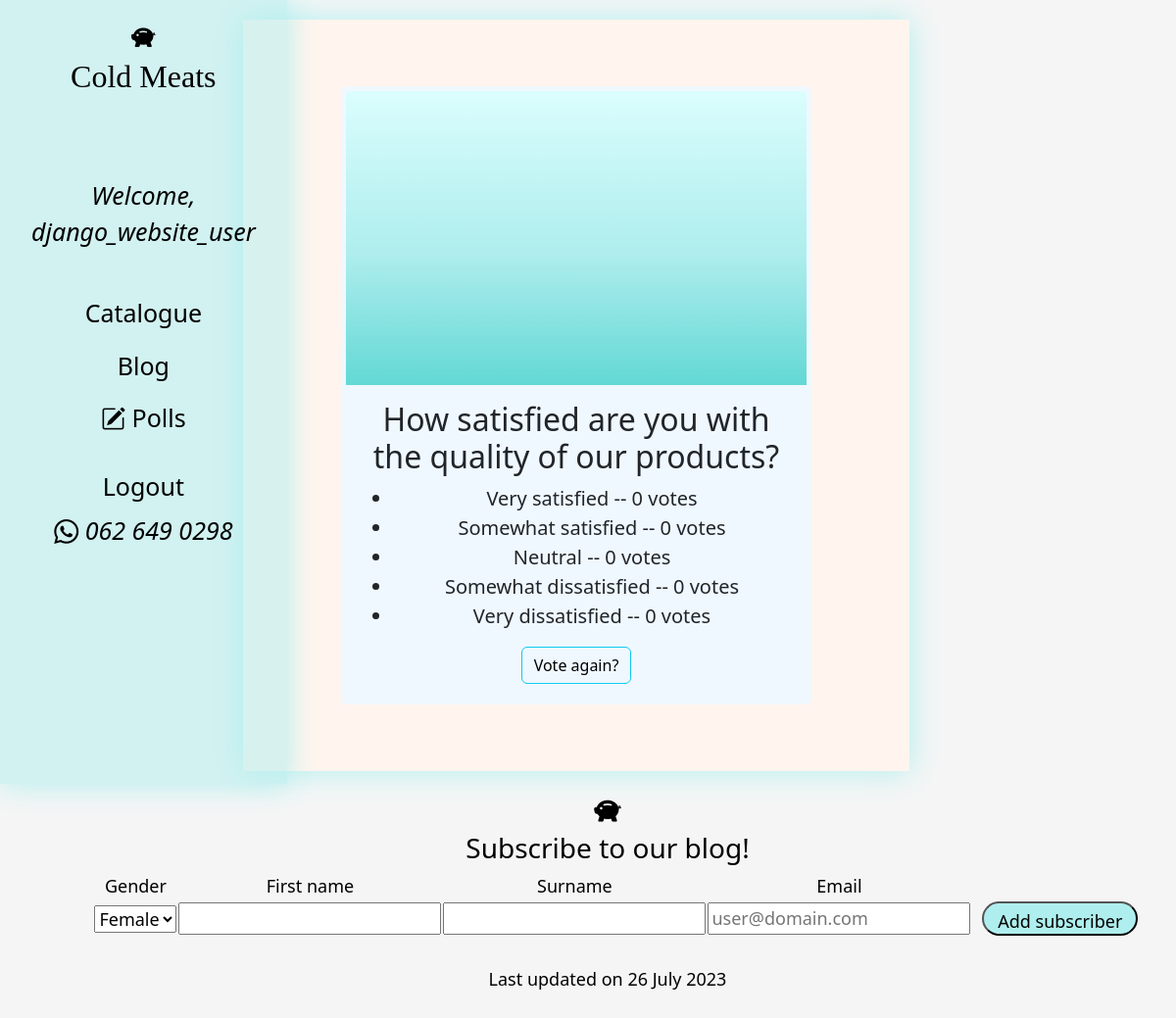
Screenshot of /polls/2/results/ (signed in) with the database file from the repository.
### polls/models.py (models this page shows, shortened)
class Question(models.Model):
    question_text = models.CharField(max_length=200)
    pub_date = models.DateTimeField('date published')

class Choice(models.Model):
    question = models.ForeignKey(Question, on_delete=models.CASCADE)
    choice_text = models.CharField(max_length=200)
    votes = models.IntegerField(default=0)

### polls/views.py (the view)
# urls.py: path('<int:question_id>/results/', views.results, name='results'),
@login_required(login_url='user_auth:login')
def results(request, question_id):
    question = get_object_or_404(Question, pk=question_id)
    return render(request, 'polls/results.html', {'question': question})

### polls/templates/polls/results.html (shortened to what this page needs)
{% extends "cold meats.html" %}
{% load static %}
		{% block content %}
		<section>
			<div class="container-fluid text-center">
				<div class="row my-5 align-items-center justify-content-center">
					<div class = "col d-flex justify-content-center">
						<div class="card" >
							<img src= "{% static 'assets/card_img.png' %}" alt="Poll" class="card-img-top">
							<div class="card-body">
								<h2 class="card-title"> {{ question.question_text }} </h2>
								<ul>
									{% for choice in question.choice_set.all %}
									<li>
										{{ choice.choice_text }} -- {{ choice.votes}}
										vote{{choice.votes|pluralize}}
									</li>
									{% endfor %}
								</ul>
								<button class="btn btn-outline-info mx-auto " id="no-underline"><a href="{% url 'polls:detail' question.id %}" style="text-decoration: none; color: black;">
								Vote again?
								</a></button>
							</div>
						</div>
					</div>
				</div>
			</div>
		</section>
		{% endblock %}

### catalogue/templates/cold meats.html (shortened to what this page needs)
{% load static %}
<!DOCTYPE html>
<html lang = "en">
<head>
	<link href="https://cdn.jsdelivr.net/npm/bootstrap@5.3.0-alpha3/dist/css/bootstrap.min.css" rel="stylesheet"
>
	<link rel="stylesheet" href="https://cdn.jsdelivr.net/npm/bootstrap-icons@1.10.5/font/bootstrap-icons.css">
	<link href="{% static 'CSS/StyleSheet_cold_meats.css' %}" rel = "stylesheet" type = "text/css">
</head>
	<body style="background-color: #F5F5F5; box-shadow: 0 0 5px #FFF5EE;">
		<div class="container">
			<div class = "row">
				<div class = "col-md-4">
					<nav class="nav flex-column"
						style="font-size: 25px;
						background-color: #AFEEEE80;
						border:#AFEEEE;
						padding: 20px;
						box-shadow: 0 0 30px #AFEEEE; ">
						<div class="container-fluid">
							<b class=" bi bi-piggy-bank-fill">
								<a class="navbar-brand" aria-current="page" id="cold_meats" href="{% url 'catalogue:index' %}">
									<h2>Cold Meats</h2>
								</a>
							</b>
							<br><br>
							<i>
								<span class="navbar-text " style="color: black;">
									Welcome, <br> {{ request.user }}
								</span>
							</i>
							<br><br>
							<a class="nav-link" href="{% url 'catalogue:index' %}">Catalogue</a>
							<a class="nav-link" href="{% url 'blog:blog home' %}">Blog</a>
							<a class="nav-link" href="{% url 'polls:index' %}">
								<p class="bi bi-pencil-square"> Polls</p>
							</a>
							<a class="nav-link" href="{% url 'user_auth:logout' %}">Logout</a>
							<i class="bi bi-whatsapp"> 062 649 0298</i>
						</div>
					</nav>
				</div>
		<div class = "row">
			<div class = "col-md-8 mx-auto">
				{% block content %}{% endblock %}
			</div>
		</div>
			<footer>
				<i class=" bi bi-piggy-bank-fill" style="font-size:28px;"></i>
				<h3>Subscribe to our blog!</h3>
				<form class = "formedit" style = "justify-content: center; display: flex;">
					<table>
					<tr>
						<td>Gender</td>
						<td>First name</td>
						<td>Surname</td>
						<td>Email</td>
					</tr>
					<tr>
						<td><select>
							<option value = "female"> Female</option>
						</select></td>
						<td><input type = "text" name = "First name"/></td>
						<td><input type = "text" name = "Surname"/></td>
						<td><input type = "text" name = "Email" placeholder= "user@domain.com"/></td>
						<td><input type="submit" value ="Add subscriber" id="Add_subscriber"/></td>
					</tr>
					</table>
					<br>
				</form>
					<br>
				<p class = "formedit">Last updated on 26 July 2023</p>
			</footer>
		</div>
	</body>
</html>

### catalogue/static/CSS/StyleSheet_cold_meats.css (style rules this page uses)
h2 { text-align: center; }
.container { position: relative; width: 100%; justify-content: center; align-items: center; }
.formedit { font-size: 18px; }
input { display: inline; }
#cold_meats { font-family: jumble, "eras bold ITC"; color: black; font-weight: bold; text-align: center; }
.nav { font-size: 25px; border:#AFEEEE; background-color: #AFEEEE80; padding: 20px; box-shadow: 0 0 30px #AFEEEE; }
.nav.flex-column a { color: black; }
.nav.flex-column { position: fixed; top: 0; left: 0; height: 100vh; overflow-y: auto; }
body { color: black; font-size: 20px; background-color: #FFF5EE; text-align: justify; text-align: center; }
.card { border: 5px solid AliceBlue; background-color: AliceBlue; transition: border-color 0.3s ease, box-shadow 0.3s; position: static; width: 30rem; }
.card-img-top { height: 300px; object-fit: cover; }
section { color: black; box-shadow: 0 0 30px #AFEEEE; padding: 20px; margin: 20px; position: static; background-color: #FFF5EE; padding-left: 20px; }
footer { margin: 20px; }
#Add_subscriber { background-color: #AFEEEE; display: grid; justify-content: center; align-items: end; height: 35px; width: 105%; text-align: center; margin-left: 10px; border-radius: 20px; padding: 5px; }

### rows the page displays
Question: question_text "How satisfied are you with the quality of our products?"
Choice: choice_text "Very satisfied", votes "0"
Choice: choice_text "Somewhat satisfied", votes "0"
Choice: choice_text "Neutral", votes "0"
Choice: choice_text "Somewhat dissatisfied", votes "0"
Choice: choice_text "Very dissatisfied", votes "0"

### other values shown
{{ request.user }} "django_website_user"
